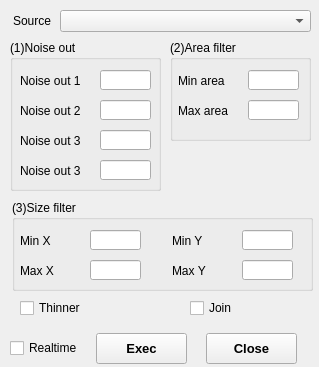
<?xml version="1.0" encoding="UTF-8"?>
<ui version="4.0">
 <class>DialogBlob</class>
 <widget class="QWidget" name="DialogBlob">
  <property name="geometry">
   <rect>
    <x>0</x>
    <y>0</y>
    <width>319</width>
    <height>367</height>
   </rect>
  </property>
  <property name="mouseTracking">
   <bool>false</bool>
  </property>
  <property name="tabletTracking">
   <bool>true</bool>
  </property>
  <property name="windowTitle">
   <string>Blob</string>
  </property>
  <widget class="QPushButton" name="pushButtonClose">
   <property name="geometry">
    <rect>
     <x>206</x>
     <y>333</y>
     <width>91</width>
     <height>31</height>
    </rect>
   </property>
   <property name="font">
    <font>
     <family>Arial</family>
     <pointsize>10</pointsize>
     <weight>75</weight>
     <bold>true</bold>
    </font>
   </property>
   <property name="text">
    <string>Close</string>
   </property>
  </widget>
  <widget class="QPushButton" name="pushButtonExec">
   <property name="geometry">
    <rect>
     <x>96</x>
     <y>333</y>
     <width>91</width>
     <height>31</height>
    </rect>
   </property>
   <property name="font">
    <font>
     <family>Arial</family>
     <pointsize>10</pointsize>
     <weight>75</weight>
     <bold>true</bold>
    </font>
   </property>
   <property name="text">
    <string>Exec</string>
   </property>
  </widget>
  <widget class="QCheckBox" name="chkBoxRealtime">
   <property name="geometry">
    <rect>
     <x>10</x>
     <y>340</y>
     <width>71</width>
     <height>16</height>
    </rect>
   </property>
   <property name="text">
    <string>Realtime</string>
   </property>
  </widget>
  <widget class="QLabel" name="label_4">
   <property name="geometry">
    <rect>
     <x>0</x>
     <y>10</y>
     <width>51</width>
     <height>21</height>
    </rect>
   </property>
   <property name="text">
    <string>Source</string>
   </property>
   <property name="alignment">
    <set>Qt::AlignRight|Qt::AlignTrailing|Qt::AlignVCenter</set>
   </property>
  </widget>
  <widget class="QComboBox" name="comboBoxSource">
   <property name="geometry">
    <rect>
     <x>60</x>
     <y>10</y>
     <width>251</width>
     <height>22</height>
    </rect>
   </property>
  </widget>
  <widget class="QLineEdit" name="edit1">
   <property name="geometry">
    <rect>
     <x>100</x>
     <y>70</y>
     <width>51</width>
     <height>20</height>
    </rect>
   </property>
  </widget>
  <widget class="QLabel" name="label_5">
   <property name="geometry">
    <rect>
     <x>20</x>
     <y>70</y>
     <width>71</width>
     <height>21</height>
    </rect>
   </property>
   <property name="text">
    <string>Noise out 1</string>
   </property>
   <property name="alignment">
    <set>Qt::AlignLeading|Qt::AlignLeft|Qt::AlignVCenter</set>
   </property>
  </widget>
  <widget class="QLabel" name="label_6">
   <property name="geometry">
    <rect>
     <x>20</x>
     <y>100</y>
     <width>71</width>
     <height>21</height>
    </rect>
   </property>
   <property name="text">
    <string>Noise out 2</string>
   </property>
   <property name="alignment">
    <set>Qt::AlignLeading|Qt::AlignLeft|Qt::AlignVCenter</set>
   </property>
  </widget>
  <widget class="QLineEdit" name="edit2">
   <property name="geometry">
    <rect>
     <x>100</x>
     <y>100</y>
     <width>51</width>
     <height>20</height>
    </rect>
   </property>
  </widget>
  <widget class="QLabel" name="label_7">
   <property name="geometry">
    <rect>
     <x>20</x>
     <y>130</y>
     <width>71</width>
     <height>21</height>
    </rect>
   </property>
   <property name="text">
    <string>Noise out 3</string>
   </property>
   <property name="alignment">
    <set>Qt::AlignLeading|Qt::AlignLeft|Qt::AlignVCenter</set>
   </property>
  </widget>
  <widget class="QLineEdit" name="edit3">
   <property name="geometry">
    <rect>
     <x>100</x>
     <y>130</y>
     <width>51</width>
     <height>20</height>
    </rect>
   </property>
  </widget>
  <widget class="QLabel" name="label_8">
   <property name="geometry">
    <rect>
     <x>178</x>
     <y>70</y>
     <width>71</width>
     <height>21</height>
    </rect>
   </property>
   <property name="text">
    <string>Min area</string>
   </property>
   <property name="alignment">
    <set>Qt::AlignLeading|Qt::AlignLeft|Qt::AlignVCenter</set>
   </property>
  </widget>
  <widget class="QLineEdit" name="edita1">
   <property name="geometry">
    <rect>
     <x>248</x>
     <y>70</y>
     <width>51</width>
     <height>20</height>
    </rect>
   </property>
  </widget>
  <widget class="QLineEdit" name="edita2">
   <property name="geometry">
    <rect>
     <x>248</x>
     <y>100</y>
     <width>51</width>
     <height>20</height>
    </rect>
   </property>
  </widget>
  <widget class="QLabel" name="label_9">
   <property name="geometry">
    <rect>
     <x>178</x>
     <y>100</y>
     <width>71</width>
     <height>21</height>
    </rect>
   </property>
   <property name="text">
    <string>Max area</string>
   </property>
   <property name="alignment">
    <set>Qt::AlignLeading|Qt::AlignLeft|Qt::AlignVCenter</set>
   </property>
  </widget>
  <widget class="QGroupBox" name="groupBox">
   <property name="geometry">
    <rect>
     <x>10</x>
     <y>40</y>
     <width>151</width>
     <height>151</height>
    </rect>
   </property>
   <property name="title">
    <string>(1)Noise out</string>
   </property>
   <widget class="QLineEdit" name="edit4">
    <property name="geometry">
     <rect>
      <x>90</x>
      <y>120</y>
      <width>51</width>
      <height>20</height>
     </rect>
    </property>
   </widget>
   <widget class="QLabel" name="label_14">
    <property name="geometry">
     <rect>
      <x>10</x>
      <y>120</y>
      <width>71</width>
      <height>21</height>
     </rect>
    </property>
    <property name="text">
     <string>Noise out 3</string>
    </property>
    <property name="alignment">
     <set>Qt::AlignLeading|Qt::AlignLeft|Qt::AlignVCenter</set>
    </property>
   </widget>
  </widget>
  <widget class="QGroupBox" name="groupBox_2">
   <property name="geometry">
    <rect>
     <x>170</x>
     <y>40</y>
     <width>141</width>
     <height>101</height>
    </rect>
   </property>
   <property name="title">
    <string>(2)Area filter</string>
   </property>
  </widget>
  <widget class="QGroupBox" name="groupBox_3">
   <property name="geometry">
    <rect>
     <x>12</x>
     <y>200</y>
     <width>301</width>
     <height>91</height>
    </rect>
   </property>
   <property name="title">
    <string>(3)Size filter</string>
   </property>
   <widget class="QLineEdit" name="edity1">
    <property name="geometry">
     <rect>
      <x>230</x>
      <y>30</y>
      <width>51</width>
      <height>20</height>
     </rect>
    </property>
   </widget>
   <widget class="QLineEdit" name="edity2">
    <property name="geometry">
     <rect>
      <x>230</x>
      <y>60</y>
      <width>51</width>
      <height>20</height>
     </rect>
    </property>
   </widget>
   <widget class="QLabel" name="label_12">
    <property name="geometry">
     <rect>
      <x>160</x>
      <y>60</y>
      <width>71</width>
      <height>21</height>
     </rect>
    </property>
    <property name="text">
     <string>Max Y</string>
    </property>
    <property name="alignment">
     <set>Qt::AlignLeading|Qt::AlignLeft|Qt::AlignVCenter</set>
    </property>
   </widget>
   <widget class="QLabel" name="label_13">
    <property name="geometry">
     <rect>
      <x>160</x>
      <y>30</y>
      <width>71</width>
      <height>21</height>
     </rect>
    </property>
    <property name="text">
     <string>Min Y</string>
    </property>
    <property name="alignment">
     <set>Qt::AlignLeading|Qt::AlignLeft|Qt::AlignVCenter</set>
    </property>
   </widget>
  </widget>
  <widget class="QLabel" name="label_10">
   <property name="geometry">
    <rect>
     <x>20</x>
     <y>230</y>
     <width>71</width>
     <height>21</height>
    </rect>
   </property>
   <property name="text">
    <string>Min X</string>
   </property>
   <property name="alignment">
    <set>Qt::AlignLeading|Qt::AlignLeft|Qt::AlignVCenter</set>
   </property>
  </widget>
  <widget class="QLineEdit" name="editx1">
   <property name="geometry">
    <rect>
     <x>90</x>
     <y>230</y>
     <width>51</width>
     <height>20</height>
    </rect>
   </property>
  </widget>
  <widget class="QLineEdit" name="editx2">
   <property name="geometry">
    <rect>
     <x>90</x>
     <y>260</y>
     <width>51</width>
     <height>20</height>
    </rect>
   </property>
  </widget>
  <widget class="QLabel" name="label_11">
   <property name="geometry">
    <rect>
     <x>20</x>
     <y>260</y>
     <width>71</width>
     <height>21</height>
    </rect>
   </property>
   <property name="text">
    <string>Max X</string>
   </property>
   <property name="alignment">
    <set>Qt::AlignLeading|Qt::AlignLeft|Qt::AlignVCenter</set>
   </property>
  </widget>
  <widget class="QCheckBox" name="chkBoxThinner">
   <property name="geometry">
    <rect>
     <x>20</x>
     <y>300</y>
     <width>71</width>
     <height>16</height>
    </rect>
   </property>
   <property name="text">
    <string>Thinner</string>
   </property>
  </widget>
  <widget class="QCheckBox" name="chkBoxJoin">
   <property name="geometry">
    <rect>
     <x>190</x>
     <y>300</y>
     <width>71</width>
     <height>16</height>
    </rect>
   </property>
   <property name="text">
    <string>Join</string>
   </property>
  </widget>
  <zorder>groupBox</zorder>
  <zorder>groupBox_2</zorder>
  <zorder>pushButtonClose</zorder>
  <zorder>pushButtonExec</zorder>
  <zorder>chkBoxRealtime</zorder>
  <zorder>label_4</zorder>
  <zorder>comboBoxSource</zorder>
  <zorder>edit1</zorder>
  <zorder>label_5</zorder>
  <zorder>label_6</zorder>
  <zorder>edit2</zorder>
  <zorder>label_7</zorder>
  <zorder>edit3</zorder>
  <zorder>label_8</zorder>
  <zorder>edita1</zorder>
  <zorder>edita2</zorder>
  <zorder>label_9</zorder>
  <zorder>groupBox_3</zorder>
  <zorder>label_10</zorder>
  <zorder>editx1</zorder>
  <zorder>editx2</zorder>
  <zorder>label_11</zorder>
  <zorder>chkBoxThinner</zorder>
  <zorder>chkBoxJoin</zorder>
 </widget>
 <resources/>
 <connections/>
</ui>
